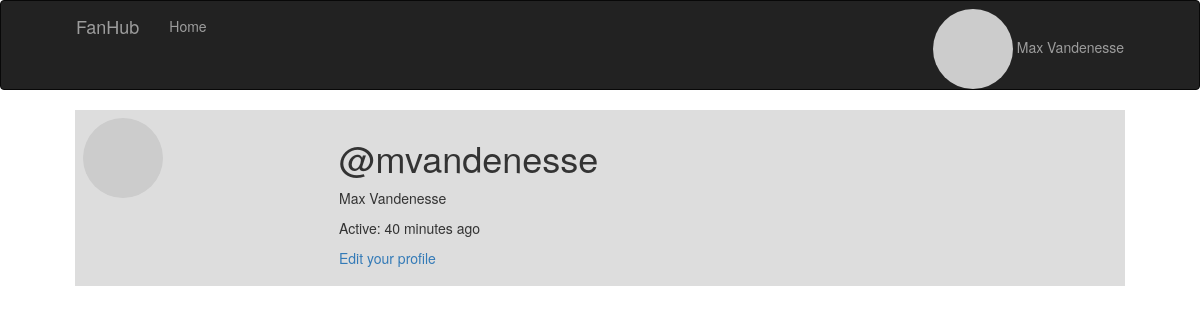
/user/mvandenesse (signed in), run on an earlier commit of the app's database.
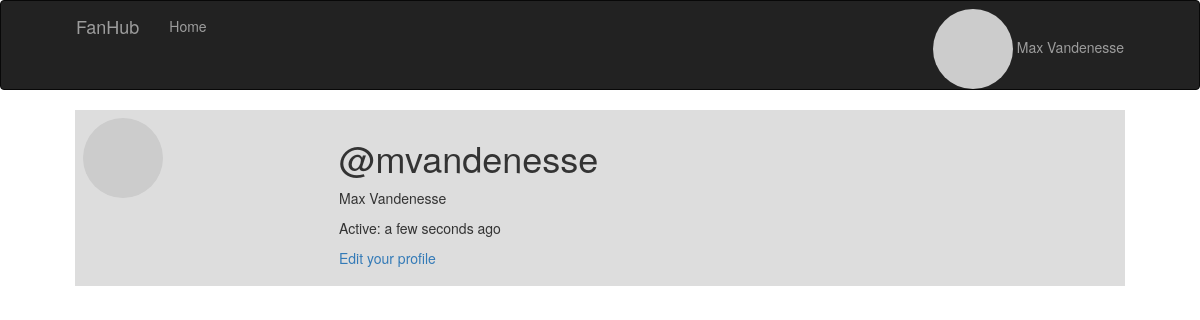
And on a later commit of the database.
### app/models.py (models this page shows, shortened)
class User(UserMixin, db.Model):
    id = db.Column(db.Integer, primary_key=True)
    username = db.Column(db.String(64), index=True, unique=True)
    email = db.Column(db.String(120), index=True, unique=True)
    password_hash = db.Column(db.String(128))
    about_me = db.Column(db.String(140))
    last_seen = db.Column(db.DateTime, default=datetime.utcnow)
    image_path = db.Column(db.String(1000))
    first_name = db.Column(db.String(120))
    last_name = db.Column(db.String(120))
    full_name = db.Column(db.String(240))
    def avatar(self, size, first_name, last_name):
        return 'https://ui-avatars.com/api/?size={}&name={}+{}'.format(
            size, first_name, last_name)

### app/routes.py (the view)
@app.route('/user/<username>')
@login_required
def user(username):
    user = User.query.filter_by(username=username).first_or_404()
    return render_template('user.html', user=user)

### app/models.py (called while the page is built)
@login.user_loader
def load_user(id):
    return User.query.get(int(id))

### app/routes.py (called while the page is built)
@app.before_request
def before_request():
    if current_user.is_authenticated:
        current_user.last_seen = datetime.utcnow()
        db.session.commit()

### app/templates/user.html (shortened to what this page needs)
 {% extends "base.html" %} {% block app_content %}
<table class="table body">
    <tr class=headDisplay>
        <td width="256px">
            {% if user.image_path %}
            <img src={{user.image_path}} class="img-circle  " style="height: 256px; width: 256px;"> {% else %}
            <img src=" {{ user.avatar(256, user.first_name, user.last_name) }} " class="img-circle userTemplateProfileImage "> {% endif %}
        </td>
        <td>
            <h1>@{{ user.username }}</h1>
            <p>{{user.full_name}}</p>
             {% if user.last_seen %}
            <p>Active: {{ moment(user.last_seen).fromNow() }}{% endif %} {% if user == current_user %}
                <p>
                    <a class="removeUnderline" href="{{ url_for( 'edit_profile') }} ">Edit your profile</a>
                </p>
                {% endif %}
        </td>
    </tr>
</table>
{% endblock %}

### app/templates/base.html (shortened to what this page needs)
{% extends 'bootstrap/base.html' %}  {% block navbar %}
<link rel=" stylesheet " href="{{ url_for( 'static', filename='css/style.css' ) }} ">
<nav class="navbar navbar-inverse">
    <div class="container">
        <div class="navbar-header">
            <a class="navbar-brand" href="{{ url_for('index') }}">FanHub</a>
            <div class="collapse navbar-collapse" id="bs-example-navbar-collapse-1">
                <ul class="nav navbar-nav">
                    <li>
                        <a href="{{ url_for('index') }}">Home</a>
                    </li>
                </ul>
                <ul class="nav navbar-nav navbar-right">
                    {% if current_user.is_anonymous %}
                    <li>
                        <a href="{{ url_for('login') }}">Login</a>
                    </li>
                    {% else %}
                    <ul class="nav navbar-nav navbar-right">
                        <li class="dropdown">
                            <a href="#" class="dropdown-toggle" style="padding-top:0px !important;padding-bottom:0px !important;margin-top:8px;" data-toggle="dropdown"
                                role="button" aria-haspopup="true" aria-expanded="false">
                                {% if current_user.image_path %}
                                <img src={{current_user.image_path}} class="img-circle  " style="height: 35px; width: 35px;"> {{current_user.full_name}} {% else %}
                                <img src=" {{ current_user.avatar(35, current_user.first_name, current_user.last_name) }} " class="img-circle userTemplateProfileImage "> {{current_user.full_name}}{% endif %}
                            </a>
                        </li>
                    </ul>
                    {% endif %}
                </ul>
            </div>
        </div>
</nav>
{% endblock %} {% block content %}
<div class="container ">
      {% block app_content
    %}{% endblock %}
</div>{% endblock %}

What changed in the data, as far as the page shows it:
changed User "mvandenesse": last_seen "40 minutes ago" → "a few seconds ago"
